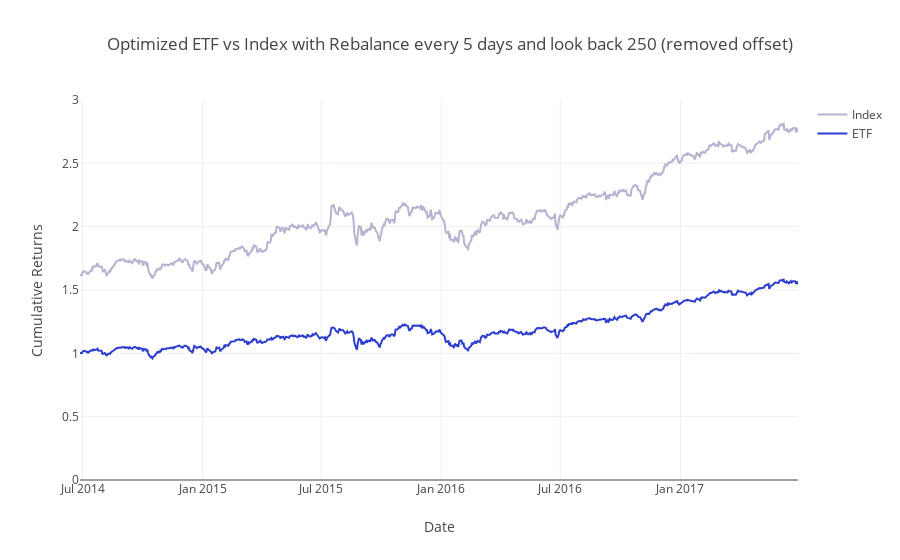

Write notebook code for a chart like this one.
### Markdown cell above
Now the tracking error is even smaller than a single rebalance event, however, the Index has a head start, since we needed to have at least 250 days, which is the `chunk_size` for creating the first weights. In the example above, we assumed that the first 250 days, the weights are the same like in the 251st day.

Let's now __remove the first 250 days__ and check again performance and tracking error.

### Code cell
optim_etf_returns_rebalanced_offset = generate_weighted_returns(returns.iloc[chunk_size:],
                                                optimal_rebalanced_etf_weights.iloc[chunk_size:])
optim_etf_cumulative_returns_rebalanced_offset = calculate_cumulative_returns(optim_etf_returns_rebalanced_offset)
project_helper.plot_benchmark_returns(index_weighted_cumulative_returns.iloc[chunk_size:],
    optim_etf_cumulative_returns_rebalanced_offset, 'Optimized ETF vs Index with Rebalance every '+
    str(shift_size)+' days and look back '+str(chunk_size)+' (removed offset)')

optim_etf_tracking_error_rebalanced_offset = tracking_error(np.sum(index_weighted_returns.iloc[chunk_size:], 1),
                                                     np.sum(optim_etf_returns_rebalanced_offset, 1))
print('Optimized ETF Tracking Error: {}'.format(optim_etf_tracking_error_rebalanced_offset))

### Figure 1 — Plotly figure (JSON) as saved in the notebook; plotly's stock layout.template omitted (floating-point values rounded to 4 significant figures; data arrays with more than 128 entries replaced by an {"elided": "..."} marker saying what was removed)
{"data": [{"line": {"color": "#B6B2CF"}, "name": "Index", "type": "scatter", "x": {"elided": "759 str values"}, "y": {"elided": "759 float values"}}, {"line": {"color": "#2D3ECF"}, "name": "ETF", "type": "scatter", "x": {"elided": "759 str values"}, "y": {"elided": "759 float values"}}], "layout": {"title": "Optimized ETF vs Index with Rebalance every 5 days and look back 250 (removed offset)", "xaxis": {"title": "Date"}, "yaxis": {"range": [0, 3], "title": "Cumulative Returns"}}}
